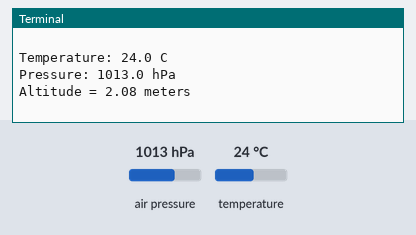
A program run on a simulated Raspberry Pi (BCM pin numbers). On the bench: the last lines printed to the terminal. Inputs (shaded band) come from the test bench; at power-on: air pressure 1013 hPa, temperature 24 °C.

Above: at 1.2 s.
1.3 s: air pressure set to 952 hPa
At 2.6 s:
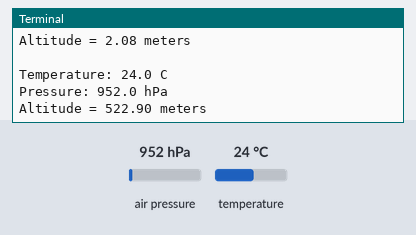
2.8 s: temperature set to 12 °C
At 4.2 s:
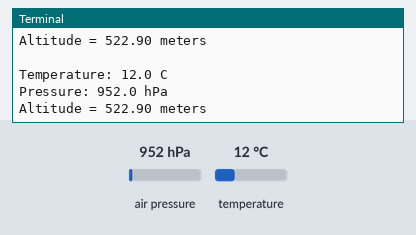
4.3 s: air pressure set to 975 hPa
At 6.6 s:
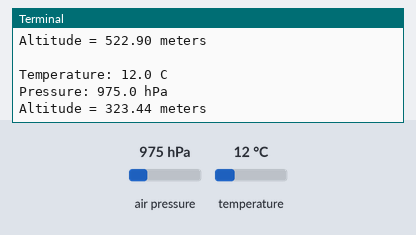
Timing chart, 0 to 8.1 s (numbered marks = the images above; inputs shaded):
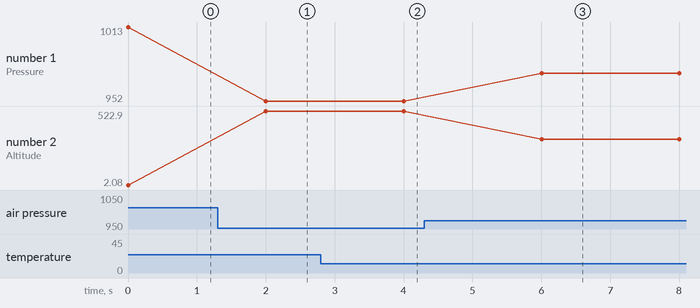

Measured:
- after the input at 1.3 s, the terminal: prints a new line after 0.70 s (image 1)
- after the input at 2.8 s, the terminal: prints a new line after 1.2 s (image 2)
- after the input at 4.3 s, the terminal: prints a new line after 1.7 s (image 3)
- plotted number 1: 1013 → 952 after the input at 1.3 s, 952 → 975 after the input at 4.3 s
- plotted number 2: 2.08 → 522.9 after the input at 1.3 s, 522.9 → 323.44 after the input at 4.3 s

The program:

30.BMP280_______.py
```python
#!/usr/bin/env python
# coding: utf-8

# <center><img src="./image/CLBLOGO.jpg" alt="创乐博" style="width: 300px;"/></center>
#
# # 30.BMP280气压传感器实验
#
# @－－－－湖南创乐博智能科技有限公司－－－－<br>
# @  文件名：30.BMP280气压传感器实验.py <br>
# @  版本：V2.0 <br>
# @  author: zhulin<br>
# @  说明：BMP280气压传感器实验
# BMP280气压传感器实验，通过对应的adafruit_bmp280库函数，进行I2C控制方式，控制_bmp280气压传感器显示出当前气压和温度值，并在界面上打印出来！！！！！！<br>

# ## 1.导入必要的库文件

# In[ ]:


import time
import board
import adafruit_bmp280 # 载入bmp280 传感器库


# ## 2.初始化工作

# In[ ]:


# 创建传感器对象，通过主板默认的I2C总线进行通信
i2c = board.I2C()
makerobo_bmp280 = adafruit_bmp280.Adafruit_BMP280_I2C(i2c,address=0x76)

# 将其更改为与该位置在海平面上的压力(hPa)相匹配
makerobo_bmp280.sea_level_pressure = 1013.25


# ## 3.循环函数

# In[ ]:


# 循环函数
def makerobo_loop():
    try:
        while True:
            print("\nTemperature: %0.1f C" % makerobo_bmp280.temperature)
            print("Pressure: %0.1f hPa" % makerobo_bmp280.pressure)
            print("Altitude = %0.2f meters" % makerobo_bmp280.altitude)
            time.sleep(2)
    except KeyboardInterrupt:
        print("Exit")  # Exit on CTRL+C


# ## 4.程序入口

# In[ ]:


# 程序入口
if __name__ == "__main__":
	try:
		makerobo_loop()       # 循环显示信息
	except KeyboardInterrupt: # 当按下Ctrl+C时，将执行destroy()子程序。
		print("Exit")  # Exit on CTRL+C


# In[ ]:
```
